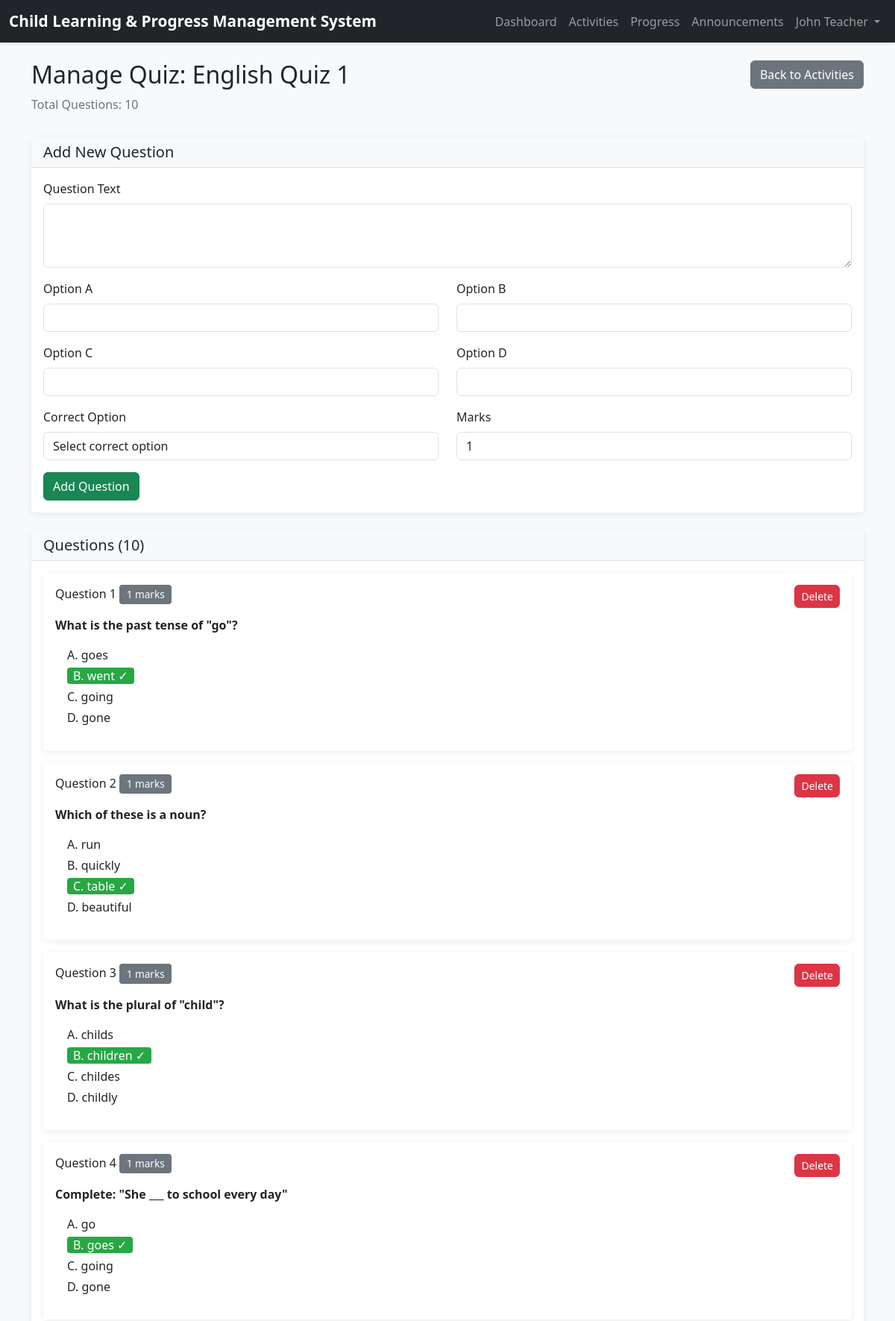
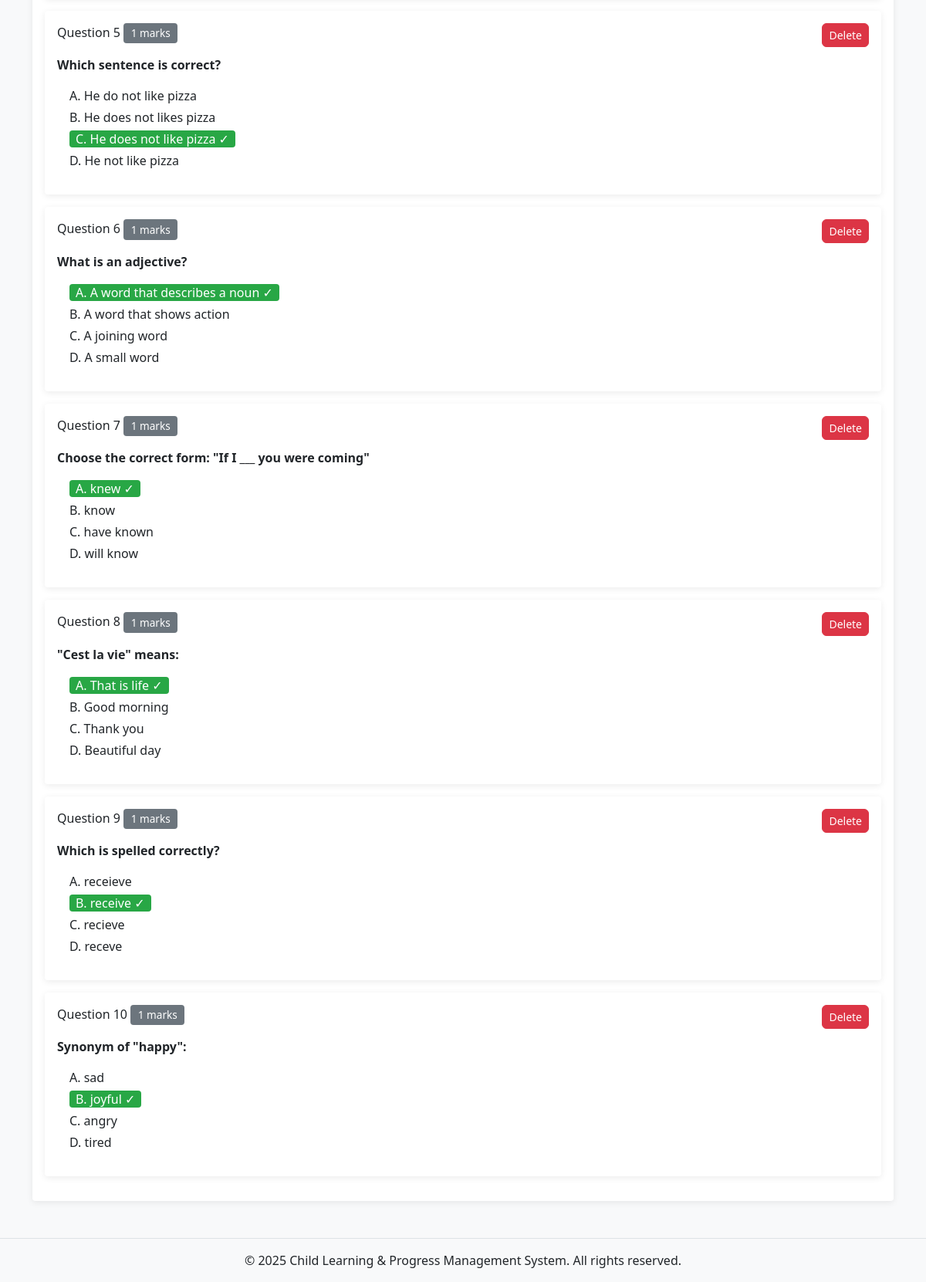
The page /teacher/quiz_questions.php?activity_id=4 (signed in) on the database its author committed (2 pictures, top to bottom).
### tables this page shows
CREATE TABLE users (
    id INT AUTO_INCREMENT PRIMARY KEY,
    email VARCHAR(255) NOT NULL UNIQUE,
    password VARCHAR(255) NOT NULL,
    full_name VARCHAR(255) NOT NULL,
    role ENUM('admin', 'teacher', 'student', 'parent') NOT NULL,
    created_at TIMESTAMP DEFAULT CURRENT_TIMESTAMP,
    updated_at TIMESTAMP DEFAULT CURRENT_TIMESTAMP ON UPDATE CURRENT_TIMESTAMP
);

CREATE TABLE activities (
    id INT AUTO_INCREMENT PRIMARY KEY,
    title VARCHAR(255) NOT NULL,
    description TEXT,
    activity_type ENUM('pdf', 'quiz') NOT NULL,
    class_id INT,
    created_by INT NOT NULL,
    due_date DATETIME,
    max_marks INT DEFAULT 100,
    file_path VARCHAR(255),
    created_at TIMESTAMP DEFAULT CURRENT_TIMESTAMP,
    updated_at TIMESTAMP DEFAULT CURRENT_TIMESTAMP ON UPDATE CURRENT_TIMESTAMP,
    FOREIGN KEY (class_id) REFERENCES classes(id) ON DELETE SET NULL ON UPDATE CASCADE,
    FOREIGN KEY (created_by) REFERENCES users(id) ON DELETE RESTRICT ON UPDATE CASCADE
);

CREATE TABLE quiz_questions (
    id INT AUTO_INCREMENT PRIMARY KEY,
    activity_id INT NOT NULL,
    question_text TEXT NOT NULL,
    option_a VARCHAR(255) NOT NULL,
    option_b VARCHAR(255) NOT NULL,
    option_c VARCHAR(255) NOT NULL,
    option_d VARCHAR(255) NOT NULL,
    correct_option ENUM('a', 'b', 'c', 'd') NOT NULL,
    marks INT DEFAULT 1,
    created_at TIMESTAMP DEFAULT CURRENT_TIMESTAMP,
    updated_at TIMESTAMP DEFAULT CURRENT_TIMESTAMP ON UPDATE CURRENT_TIMESTAMP,
    FOREIGN KEY (activity_id) REFERENCES activities(id) ON DELETE CASCADE ON UPDATE CASCADE
);

### includes/auth.php (called while the page is built, shortened)
<?php
function isLoggedIn() {
    return isset($_SESSION['user_id']) && isset($_SESSION['role']);
}
function getCurrentUser() {
    global $mysqli;
    $user_id = $_SESSION['user_id'];
    $stmt = $mysqli->prepare("SELECT id, email, full_name, role FROM users WHERE id = ?");
    $stmt->bind_param("i", $user_id);
    $stmt->execute();
    $result = $stmt->get_result();
    if ($result->num_rows > 0) {
        return $result->fetch_assoc();
    }
    return null;
}
?>

### teacher/quiz_questions.php (the view, shortened to what this page needs)
<?php
require_once '../config/db.php';
require_once '../includes/auth.php';
$teacher_id = $_SESSION['user_id'];
$activity_id = intval($_GET['activity_id'] ?? 0);
$activity = null;
if ($activity_id > 0) {
    $stmt = $mysqli->prepare("
        SELECT id, title, activity_type
        FROM activities
        WHERE id = ? AND created_by = ? AND activity_type = ?
    ");
    $activity_type = ACTIVITY_TYPE_QUIZ;
    $stmt->bind_param("iis", $activity_id, $teacher_id, $activity_type);
    $stmt->execute();
    $result = $stmt->get_result();
    if ($result->num_rows > 0) {
        $activity = $result->fetch_assoc();
    }
}
$questions_stmt = $mysqli->prepare("
    SELECT id, question_text, option_a, option_b, option_c, option_d, correct_option, marks
    FROM quiz_questions
    WHERE activity_id = ?
    ORDER BY id
");
$questions_stmt->bind_param("i", $activity_id);
$questions_stmt->execute();
$questions = $questions_stmt->get_result()->fetch_all(MYSQLI_ASSOC);
include '../includes/header.php';
include '../includes/nav.php';
?>
<div class="container mt-4">
    <div class="row mb-3">
        <div class="col-md-8">
            <h2>Manage Quiz: <?php echo htmlspecialchars($activity['title']); ?></h2>
            <p class="text-muted">Total Questions: <?php echo count($questions); ?></p>
        </div>
        <div class="col-md-4 text-end">
            <a href="activities_list.php" class="btn btn-secondary">Back to Activities</a>
        </div>
    </div>
    <div class="card mb-4">
        <div class="card-header">
            <h5 class="mb-0">Add New Question</h5>
        </div>
        <div class="card-body">
            <form method="POST" action="">
                <div class="mb-3">
                    <label for="question_text" class="form-label">Question Text</label>
                    <textarea
                        class="form-control"
                        id="question_text"
                        name="question_text"
                        rows="3"
                        required
                    ><?php echo htmlspecialchars($_POST['question_text'] ?? ''); ?></textarea>
                </div>
                <div class="row">
                    <div class="col-md-6">
                        <div class="mb-3">
                            <label for="option_a" class="form-label">Option A</label>
                            <input
                                type="text"
                                class="form-control"
                                id="option_a"
                                name="option_a"
                                value="<?php echo htmlspecialchars($_POST['option_a'] ?? ''); ?>"
                                required
                            >
                        </div>
                    </div>
                    <div class="col-md-6">
                        <div class="mb-3">
                            <label for="option_b" class="form-label">Option B</label>
                            <input
                                type="text"
                                class="form-control"
                                id="option_b"
                                name="option_b"
                                value="<?php echo htmlspecialchars($_POST['option_b'] ?? ''); ?>"
                                required
                            >
                        </div>
                    </div>
                </div>
                <div class="row">
                    <div class="col-md-6">
                        <div class="mb-3">
                            <label for="option_c" class="form-label">Option C</label>
                            <input
                                type="text"
                                class="form-control"
                                id="option_c"
                                name="option_c"
                                value="<?php echo htmlspecialchars($_POST['option_c'] ?? ''); ?>"
                                required
                            >
                        </div>
                    </div>
                    <div class="col-md-6">
                        <div class="mb-3">
                            <label for="option_d" class="form-label">Option D</label>
                            <input
                                type="text"
                                class="form-control"
                                id="option_d"
                                name="option_d"
                                value="<?php echo htmlspecialchars($_POST['option_d'] ?? ''); ?>"
                                required
                            >
                        </div>
                    </div>
                </div>
                <div class="row">
                    <div class="col-md-6">
                        <div class="mb-3">
                            <label for="correct_option" class="form-label">Correct Option</label>
                            <select class="form-control" id="correct_option" name="correct_option" required>
                                <option value="">Select correct option</option>
                            </select>
                        </div>
                    </div>
                    <div class="col-md-6">
                        <div class="mb-3">
                            <label for="marks" class="form-label">Marks</label>
                            <input
                                type="number"
                                class="form-control"
                                id="marks"
                                name="marks"
                                value="<?php echo htmlspecialchars($_POST['marks'] ?? '1'); ?>"
                                min="1"
                                required
                            >
                        </div>
                    </div>
                </div>
                <button type="submit" class="btn btn-success">Add Question</button>
            </form>
        </div>
    </div>
    <div class="card">
        <div class="card-header">
            <h5 class="mb-0">Questions (<?php echo count($questions); ?>)</h5>
        </div>
        <div class="card-body">
            <?php if (count($questions) > 0): ?>
                <?php foreach ($questions as $index => $question): ?>
                    <div class="card mb-3 border-light">
                        <div class="card-body">
                            <div class="d-flex justify-content-between align-items-start mb-2">
                                <h6 class="card-title">Question <?php echo $index + 1; ?> <span class="badge bg-secondary"><?php echo $question['marks']; ?> marks</span></h6>
                                <a href="?activity_id=<?php echo $activity_id; ?>&delete_question_id=<?php echo $question['id']; ?>" class="btn btn-sm btn-danger" onclick="return confirm('Delete this question?');">Delete</a>
                            </div>
                            <p class="card-text"><strong><?php echo htmlspecialchars($question['question_text']); ?></strong></p>
                            <ul class="list-unstyled ms-3">
                                <li class="mb-1">
                                    <span class="<?php echo $question['correct_option'] === 'a' ? 'bg-success text-white px-2 rounded' : ''; ?>">
                                        A. <?php echo htmlspecialchars($question['option_a']); ?>
                                        <?php if ($question['correct_option'] === 'a'): ?> <i class="bi bi-check-circle"></i> ✓<?php endif; ?>
                                    </span>
                                </li>
                                <li class="mb-1">
                                    <span class="<?php echo $question['correct_option'] === 'b' ? 'bg-success text-white px-2 rounded' : ''; ?>">
                                        B. <?php echo htmlspecialchars($question['option_b']); ?>
                                        <?php if ($question['correct_option'] === 'b'): ?> ✓<?php endif; ?>
                                    </span>
                                </li>
                                <li class="mb-1">
                                    <span class="<?php echo $question['correct_option'] === 'c' ? 'bg-success text-white px-2 rounded' : ''; ?>">
                                        C. <?php echo htmlspecialchars($question['option_c']); ?>
                                        <?php if ($question['correct_option'] === 'c'): ?> ✓<?php endif; ?>
                                    </span>
                                </li>
                                <li>
                                    <span class="<?php echo $question['correct_option'] === 'd' ? 'bg-success text-white px-2 rounded' : ''; ?>">
                                        D. <?php echo htmlspecialchars($question['option_d']); ?>
                                    </span>
                                </li>
                            </ul>
                        </div>
                    </div>
                <?php endforeach; ?>
            <?php else: ?>
                <p class="text-muted">No questions added yet. Add questions using the form above.</p>
            <?php endif; ?>
        </div>
    </div>
</div>
<?php include '../includes/footer.php'; ?>

### includes/nav.php (shortened to what this page needs)
<nav class="navbar navbar-expand-lg navbar-dark bg-dark">
    <div class="container-fluid">
        <a class="navbar-brand" href="<?php echo SITE_URL; ?>">
            <?php echo APP_NAME; ?>
        </a>
        <div class="collapse navbar-collapse" id="navbarNav">
            <ul class="navbar-nav ms-auto">
                <?php if (isLoggedIn()) { ?>
                    <?php
                    $current_user = getCurrentUser();
                    if ($current_user) {
                    ?>
                        <?php if ($current_user['role'] === ROLE_TEACHER) { ?>
                            <li class="nav-item">
                                <a class="nav-link" href="<?php echo SITE_URL; ?>teacher/dashboard.php">Dashboard</a>
                            </li>
                            <li class="nav-item">
                                <a class="nav-link" href="<?php echo SITE_URL; ?>teacher/activities_list.php">Activities</a>
                            </li>
                            <li class="nav-item">
                                <a class="nav-link" href="<?php echo SITE_URL; ?>teacher/class_progress.php">Progress</a>
                            </li>
                            <li class="nav-item">
                                <a class="nav-link" href="<?php echo SITE_URL; ?>announcements_list.php">Announcements</a>
                            </li>
                        <?php } ?>
                        <li class="nav-item dropdown">
                            <a class="nav-link dropdown-toggle" href="#" id="userDropdown" role="button" data-bs-toggle="dropdown">
                                <?php echo htmlspecialchars($current_user['full_name']); ?>
                            </a>
                        </li>
                    <?php } ?>
                <?php } ?>
            </ul>
        </div>
    </div>
</nav>

### css/style.css (style rules this page uses)
:root { --primary-color: #667eea; --secondary-color: #764ba2; --success-color: #28a745; --danger-color: #dc3545; --warning-color: #ffc107; --info-color: #17a2b8; }
body { font-family: 'Segoe UI', Tahoma, Geneva, Verdana, sans-serif; background-color: #f8f9fa; }
.navbar { box-shadow: 0 2px 4px rgba(0, 0, 0, 0.1); }
.navbar-brand { font-weight: 600; font-size: 1.3rem; }
.card { border: none; box-shadow: 0 2px 8px rgba(0, 0, 0, 0.08); margin-bottom: 1.5rem; transition: transform 0.2s, box-shadow 0.2s; }
.card-header { background-color: #f8f9fa; border-bottom: 1px solid #dee2e6; font-weight: 600; }
.badge { padding: 0.4rem 0.6rem; font-weight: 500; font-size: 0.85rem; }
.btn { border-radius: 0.375rem; font-weight: 500; transition: all 0.2s; }
.form-control, .form-select { border: 1px solid #dee2e6; border-radius: 0.375rem; transition: border-color 0.15s, box-shadow 0.15s; }
.bg-success { background-color: var(--success-color) !important; }
.text-muted { color: #6c757d !important; }
* { transition: color 0.15s ease-in-out, background-color 0.15s ease-in-out; }
.btn, .card, .nav-link { transition: all 0.2s ease-in-out; }

### rows shown on the page
users: full_name "John Teacher"
activities: title "English Quiz 1"
quiz_questions: marks "1", question_text "What is the past tense of \"go\"?", option_a "goes", option_b "went", option_c "going", option_d "gone"
quiz_questions: marks "1", question_text "Which of these is a noun?", option_a "run", option_b "quickly", option_c "table", option_d "beautiful"
quiz_questions: marks "1", question_text "What is the plural of \"child\"?", option_a "childs", option_b "children", option_c "childes", option_d "childly"
quiz_questions: marks "1", question_text "Complete: \"She ___ to school every day\"", option_a "go", option_b "goes", option_c "going", option_d "gone"
quiz_questions: marks "1", question_text "Which sentence is correct?", option_a "He do not like pizza", option_b "He does not likes pizza", option_c "He does not like pizza", option_d "He not like pizza"
quiz_questions: marks "1", question_text "What is an adjective?", option_a "A word that describes a noun", option_b "A word that shows action", option_c "A joining word", option_d "A small word"
quiz_questions: marks "1", question_text "Choose the correct form: \"If I ___ you were coming\"", option_a "knew", option_b "know", option_c "have known", option_d "will know"
quiz_questions: marks "1", question_text "\"Cest la vie\" means:", option_a "That is life", option_b "Good morning", option_c "Thank you", option_d "Beautiful day"
quiz_questions: marks "1", question_text "Which is spelled correctly?", option_a "receieve", option_b "receive", option_c "recieve", option_d "receve"
quiz_questions: marks "1", question_text "Synonym of \"happy\":", option_a "sad", option_b "joyful", option_c "angry", option_d "tired"

### other values the page prints
APP_NAME "Child Learning & Progress Management System"
count($questions) "10"
